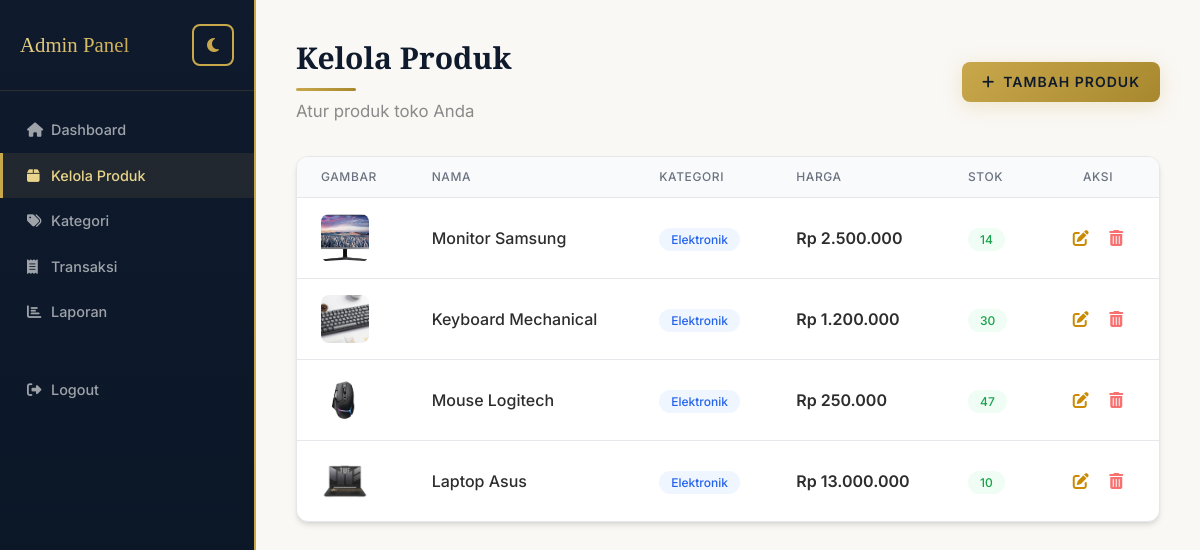
The app's page /admin/products.php (signed in) with its own data.
### tables this page shows
CREATE TABLE `products` (
  `id` int NOT NULL,
  `name` varchar(100) DEFAULT NULL,
  `description` text,
  `price` decimal(10,2) DEFAULT NULL,
  `stock` int DEFAULT NULL,
  `image` varchar(255) DEFAULT NULL,
  `category_id` int DEFAULT NULL
);

CREATE TABLE `categories` (
  `id` int NOT NULL,
  `name` varchar(100) NOT NULL,
  `created_at` timestamp NULL DEFAULT CURRENT_TIMESTAMP
);

### includes/db.php (called while the page is built, shortened)
<?php
function base_url($path = '') {
    return BASE_URL . '/' . ltrim($path, '/');
}
function url($path = '') {
    return htmlspecialchars(base_url($path));
}
function e($string) {
    return htmlspecialchars((string)$string, ENT_QUOTES, 'UTF-8');
}
function rupiah_only($number) {
    return number_format((float)$number, 0, ',', '.');
}
?>

### admin/products.php (the view, shortened to what this page needs)
<?php
include '../includes/db.php';
$uploadsDir = dirname(__DIR__) . '/uploads';
?>
<!DOCTYPE html>
<html lang="id">
<head>
    <script src="https://cdn.tailwindcss.com"></script>
    <link rel="stylesheet" href="<?php echo url('assets/css/style.css'); ?>?v=3">
    <link rel="stylesheet" href="https://cdnjs.cloudflare.com/ajax/libs/font-awesome/6.5.0/css/all.min.css">
</head>
<body class="bg-cream">
    <div class="flex min-h-screen">
        <?php $active_page = 'products'; include '../includes/admin_sidebar.php'; ?>
        <main class="flex-1 p-4 sm:p-6 lg:p-10">
            <div class="flex justify-between items-center mb-8 gap-4">
                <div class="flex items-center gap-3">
                    <div>
                        <h1 class="section-title text-2xl sm:text-3xl">Kelola Produk</h1>
                        <p class="section-subtitle mt-2">Atur produk toko Anda</p>
                    </div>
                </div>
                <button onclick="showForm()" class="btn-premium text-sm py-2.5 px-5">
                    <i class="fas fa-plus mr-2"></i>Tambah Produk
                </button>
            </div>
            <div class="bg-white rounded-xl shadow-md border border-gold/10 overflow-hidden">
                <div class="overflow-x-auto">
                    <table class="w-full">
                        <thead class="bg-gray-50 border-b border-gray-200">
                            <tr>
                                <th class="px-6 py-3 text-left text-xs font-medium text-gray-500 uppercase tracking-wider">Gambar</th>
                                <th class="px-6 py-3 text-left text-xs font-medium text-gray-500 uppercase tracking-wider">Nama</th>
                                <th class="px-6 py-3 text-left text-xs font-medium text-gray-500 uppercase tracking-wider">Kategori</th>
                                <th class="px-6 py-3 text-left text-xs font-medium text-gray-500 uppercase tracking-wider">Harga</th>
                                <th class="px-6 py-3 text-left text-xs font-medium text-gray-500 uppercase tracking-wider">Stok</th>
                                <th class="px-6 py-3 text-center text-xs font-medium text-gray-500 uppercase tracking-wider">Aksi</th>
                            </tr>
                        </thead>
                        <tbody class="divide-y divide-gray-200">
                            <?php
                            $result = $conn->query("SELECT p.*, c.name AS category_name FROM products p LEFT JOIN categories c ON p.category_id = c.id ORDER BY p.id DESC");
                            while($row = $result->fetch_assoc()) {
                                $jsonName = json_encode($row['name']);
                                $jsonDesc = json_encode($row['description']);
                                $jsonImage = json_encode($row['image']);
                                ?>
                                <tr class="hover:bg-gray-50 transition">
                                    <td class="px-6 py-4">
                                        <?php if ($row['image'] && file_exists($uploadsDir . '/' . $row['image'])): ?>
                                            <img src="<?php echo url('uploads/' . $row['image']); ?>" alt="<?php echo e($row['name']); ?>" class="product-image w-12 h-12 object-cover rounded-lg">
                                        <?php else: ?>
                                            <div class="w-12 h-12 bg-gray-100 rounded-lg flex items-center justify-center"><i class="fas fa-image text-gray-400"></i></div>
                                        <?php endif; ?>
                                    </td>
                                    <td class="px-6 py-4"><span class="font-medium text-navy"><?php echo e($row['name']); ?></span></td>
                                    <td class="px-6 py-4">
                                        <?php if ($row['category_name']): ?>
                                            <span class="px-3 py-1 bg-blue-50 text-blue-600 rounded-full text-xs font-medium"><?php echo e($row['category_name']); ?></span>
                                        <?php else: ?>
                                            <span class="text-xs text-gray-400">Tanpa kategori</span>
                                        <?php endif; ?>
                                    </td>
                                    <td class="px-6 py-4"><span class="font-semibold text-gold-dark">Rp <?php echo rupiah_only($row['price']); ?></span></td>
                                    <td class="px-6 py-4">
                                        <span class="px-3 py-1 <?php echo $row['stock'] > 0 ? 'bg-green-50 text-green-600' : 'bg-red-50 text-red-600'; ?> rounded-full text-xs font-medium"><?php echo (int)$row['stock']; ?></span>
                                    </td>
                                    <td class="px-6 py-4 text-center">
                                        <button onclick='editProduct(<?php echo $row['id']; ?>, <?php echo $jsonName; ?>, <?php echo $jsonDesc; ?>, <?php echo $row['price']; ?>, <?php echo $row['stock']; ?>, <?php echo $row['category_id'] ?: 'null'; ?>, <?php echo $jsonImage; ?>)' class="text-yellow-600 hover:text-yellow-700 transition mx-2" title="Edit"><i class="fas fa-edit"></i></button>
                                        <a href="?delete=<?php echo $row['id']; ?>" onclick="return confirm('Yakin ingin menghapus produk ini?')" class="text-red-400 hover:text-red-600 transition mx-2" title="Hapus"><i class="fas fa-trash-alt"></i></a>
                                    </td>
                                </tr>
                                <?php
                            }
                            ?>
                        </tbody>
                    </table>
                </div>
            </div>
        </main>
    </div>
</body>
</html>

### assets/css/style.css (style rules this page uses)
:root { --navy: #0f1b2d; --navy-light: #1a2d47; --gold: #c9a84c; --gold-light: #e8d48b; --gold-dark: #a8882e; --cream: #faf8f5; --cream-dark: #f0ece4; --white: #ffffff; --charcoal: #2d2d2d; --text-muted: #8a8a8a; --shadow-sm: 0 2px 8px rgba(15, 27, 45, 0.06); --shadow-md: 0 4px 20px rgba(15, 27, 45, 0.08); --shadow-lg: 0 8px 40px rgba(15, 27, 45, 0.12); --shadow-gold: 0 4px 20px rgba(201, 168, 76, 0.25); --radius: 12px; --radius-lg: 20px; }
* { font-family: 'Inter', sans-serif; }
body { background-color: var(--cream); color: var(--charcoal); }
.btn-premium { background: linear-gradient(135deg, var(--gold) 0%, var(--gold-dark) 100%); color: var(--navy); font-weight: 600; padding: 12px 32px; border-radius: 8px; border: none; transition: all 0.3s ease; box-shadow: var(--shadow-gold); text-transform: uppercase; letter-spacing: 1px; font-size: 0.85rem; display: inline-block; text-align: center; }
.section-title { font-family: 'Playfair Display', serif; font-weight: 700; color: var(--navy); position: relative; display: inline-block; }
.section-title::after { content: ''; display: block; width: 60px; height: 3px; background: linear-gradient(90deg, var(--gold), var(--gold-dark)); margin-top: 12px; border-radius: 2px; }
.section-subtitle { color: var(--text-muted); font-size: 1.05rem; }

### admin/products.php (style rules this page uses)
.product-image { width: 50px; height: 50px; object-fit: cover; border-radius: 0.375rem; }

### records on screen
products: image (picture), name "Monitor Samsung", category.name "Elektronik", price "2.500.000", stock "14"
products: image (picture), name "Keyboard Mechanical", category.name "Elektronik", price "1.200.000", stock "30"
products: image (picture), name "Mouse Logitech", category.name "Elektronik", price "250.000", stock "47"
products: image (picture), name "Laptop Asus", category.name "Elektronik", price "13.000.000", stock "10"
